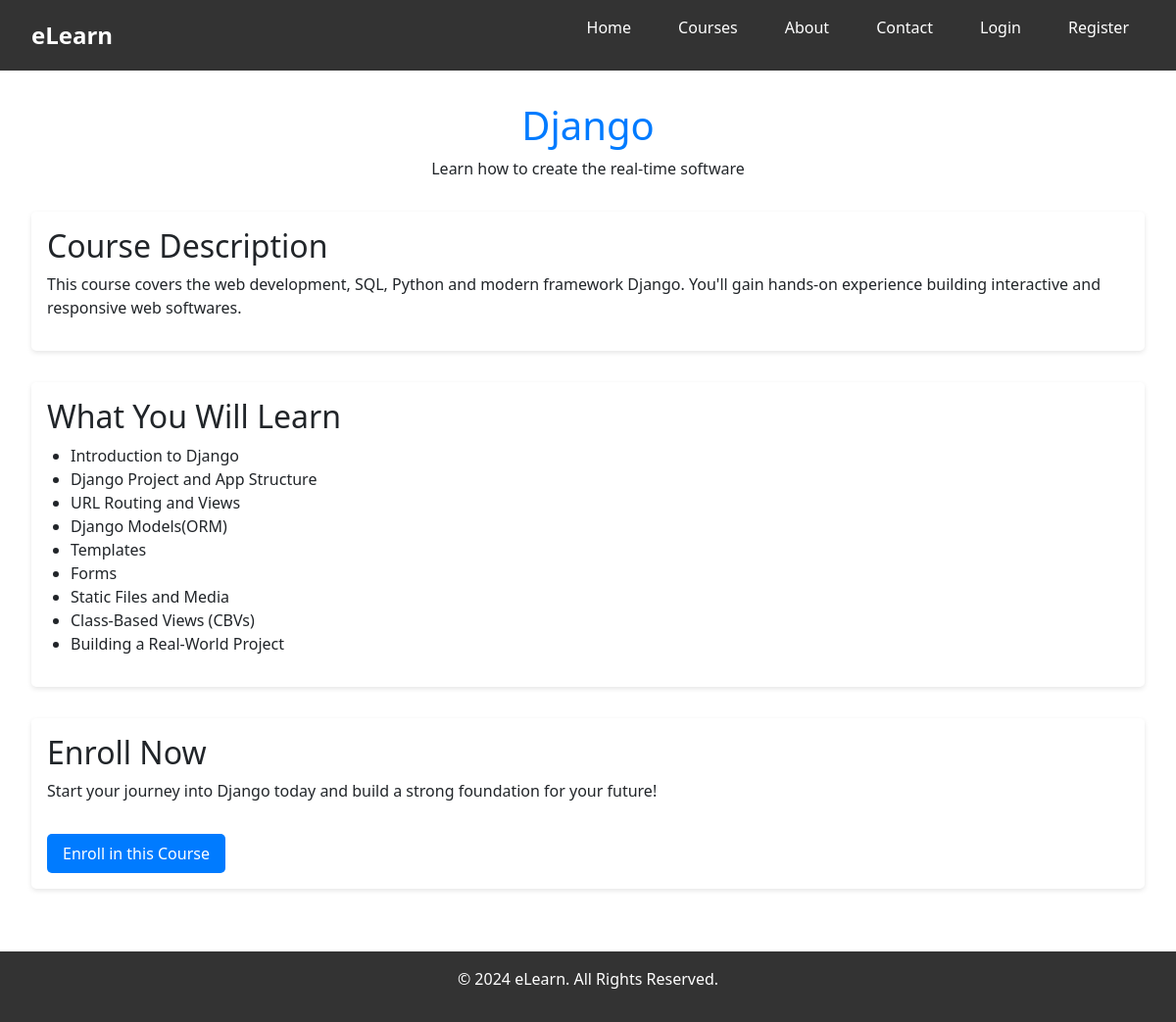
/courseDetails/3/, run on the app's committed database.
### courses/models.py (models this page shows, shortened)
class Course(models.Model):
    course_title = models.CharField(max_length=100)
    course_subtitle = models.CharField(max_length=100)
    course_description = models.TextField()
    course_bullets = models.TextField()

### courses/views.py (the view)
# urls.py: path('courseDetails/',courseDetails,name='courseDetails'),
def courseDetails(request,id=None):
    CO = Course.objects.get(id = id)
    l = [i for i in CO.course_bullets.split('.') if CO.course_bullets]
    return render(request,'course-details.html',{'CO':CO,'points':l[:-1]})

### templates/course-details.html (shortened to what this page needs)
{% extends 'dummy.html' %}
{% load static %}
{% block title %}
    <link rel="stylesheet" href="{% static 'css/courseDp.css' %}">
{% endblock %}
{% block body_block %}
<section class="course-details">
    <div class="course-header">
        <h1>{{CO.course_title}}</h1>
        <p>{{CO.course_subtitle}}</p>
    </div>
    <div class="course-content">
        <div class="description">
            <h2>Course Description</h2>
            <p>{{CO.course_description}}</p>
        </div>
        <div class="topics">
            <h2>What You Will Learn</h2>
            <ul>
                {% for i in points %}
                    <li>{{i}}</li>
                {% endfor %}
            </ul>
        </div>
        <div class="enroll">
            <h2>Enroll Now</h2>
            <p>Start your journey into {{CO.course_title}} today and build a strong foundation for your future!</p>
            <a href="{% url 'enrollment' CO.id %}">Enroll in this Course</a>
        </div>
    </div>
</section>
{% endblock %}

### static/css/courseDp.css (style rules this page uses)
.course-details { padding: 2rem; }
.course-header { text-align: center; margin-bottom: 2rem; }
.course-header h1 { font-size: 2.5rem; color: #007bff; }
.course-content { display: flex; flex-direction: column; gap: 2rem; }
.description, .topics, .enroll { background: #fff; padding: 1rem; border-radius: 5px; box-shadow: 0 2px 5px rgba(0, 0, 0, 0.1); }
.topics ul { list-style: disc; padding-left: 1.5rem; }
.enroll a { display: inline-block; margin-top: 1rem; background: #007bff; color: #fff; padding: 0.5rem 1rem; text-decoration: none; border-radius: 5px; transition: background 0.3s; }

### static/css/navbar.css (style rules this page uses)
body { font-family: Arial, sans-serif; margin: 0; padding: 0; line-height: 1.6; color: #333; background: #f4f4f4; }

### data on the page
Course: course_title "Django", course_subtitle "Learn how to create the real-time software", course_description "This course covers the web development, SQL, Python and modern framework Django. You'll gain hands-on experience building interactive and responsive web softwares."

### other printed values
{{ i }} "Introduction to Django" "Django Project and App Structure" "URL Routing and Views" "Django Models(ORM)" "Templates" "Forms" "Static Files and Media" "Class-Based Views (CBVs)" "Building a Real-World Project"
